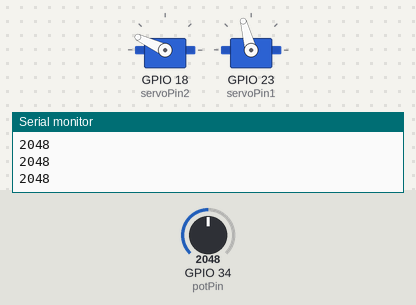
Recording of a sketch running on a simulated ESP32. Parts: 2 × servo, the last lines printed to the serial monitor. The test bench sets the inputs (shaded band); at power-on: GPIO 34 (potPin) = 2048.

Above: at 1.2 s.
1.3 s: GPIO 34 (potPin) set to 2866
At 2.5 s:
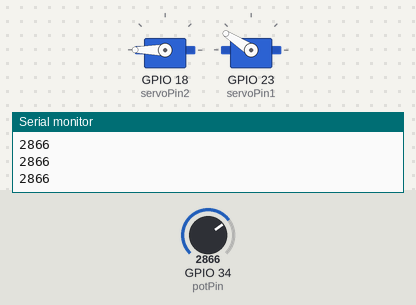
2.8 s: GPIO 34 (potPin) set to 3540
At 3.9 s:
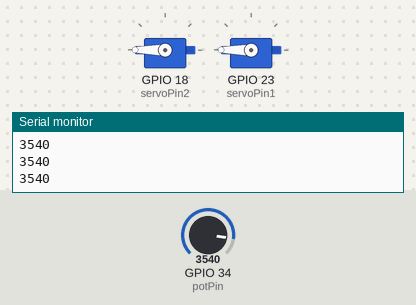
4.3 s: GPIO 34 (potPin) set to 3460
At 5.2 s:
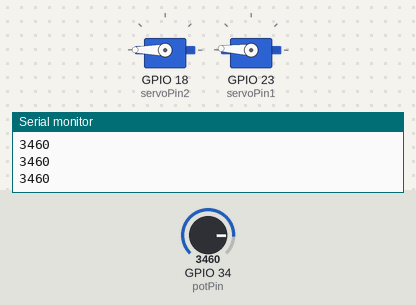
5.8 s: GPIO 34 (potPin) set to 1228
At 6.5 s:
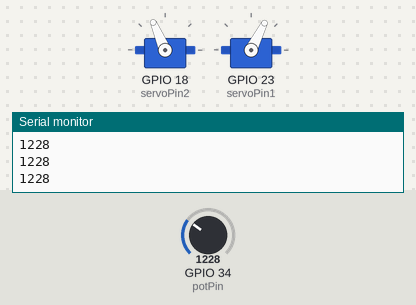
7.3 s: GPIO 34 (potPin) set to 491
At 7.8 s:
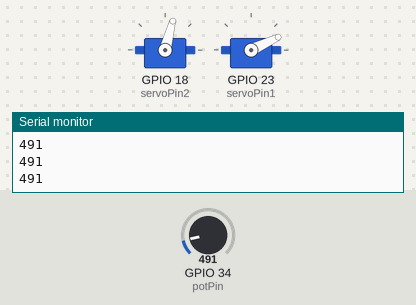
8.8 s: GPIO 34 (potPin) set to 2047
At 9.2 s:
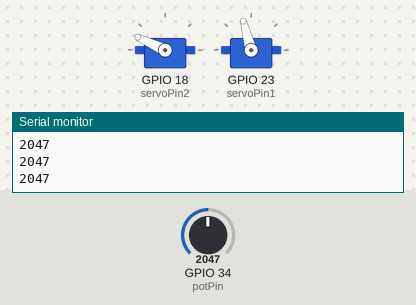
Timing chart, 0 to 11.3 s (numbered marks = the images above; inputs shaded):
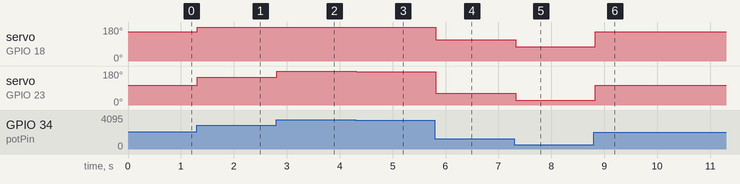

Measured:
- after the input at 1.3 s, servo on GPIO 18 (servoPin2): 155° → 180° at once; servo on GPIO 23 (servoPin1): 105° → 147° at once
- after the input at 2.8 s, servo on GPIO 23 (servoPin1): 147° → 180° at once
- after the input at 4.3 s, servo on GPIO 23 (servoPin1): 180° → 177° at once
- after the input at 5.8 s, servo on GPIO 18 (servoPin2): 180° → 113° at once; servo on GPIO 23 (servoPin1): 177° → 63° at once
- after the input at 7.3 s, servo on GPIO 18 (servoPin2): 113° → 75° at once; servo on GPIO 23 (servoPin1): 63° → 25° at once
- after the input at 8.8 s, servo on GPIO 18 (servoPin2): 75° → 155° at once; servo on GPIO 23 (servoPin1): 25° → 105° at once

The sketch:

ServoAccuracy.ino
```cpp
#include <ESP32Servo.h>

Servo myservo1;  // create servo object to control a servo
Servo myservo2;

// Possible PWM GPIO pins on the ESP32: 0(used by on-board button),2,4,5(used by on-board LED),12-19,21-23,25-27,32-33
int servoPin1 = 23;
int servoPin2 = 18;      // GPIO pin used to connect the servo control (digital out)
// Possible ADC pins on the ESP32: 0,2,4,12-15,32-39; 34-39 are recommended for analog input
int potPin = 34;        // GPIO pin used to connect the potentiometer (analog in)
int ADC_Max = 3500;     // This is the default ADC max value on the ESP32 (12 bit ADC width);
                        // this width can be set (in low-level oode) from 9-12 bits, for a
                        // a range of max values of 512-4096

int val;    // variable to read the value from the analog pin
int val2;

void setup()
{
  Serial.begin(115200);
  // Allow allocation of all timers
  ESP32PWM::allocateTimer(0);
  ESP32PWM::allocateTimer(1);
  ESP32PWM::allocateTimer(2);
  ESP32PWM::allocateTimer(3);
  myservo1.setPeriodHertz(50);// Standard 50hz servo
  myservo2.setPeriodHertz(50);
  myservo2.attach(servoPin2, 500, 2400);   // attaches the servo on pin 18 to the servo object
                                         // using SG90 servo min/max of 500us and 2400us
                                         // for MG995 large servo, use 1000us and 2000us,
                                         // which are the defaults, so this line could be
                                         // "myservo.attach(servoPin);"
  myservo1.attach(servoPin1, 500, 2400);
}

void loop() {
  val = analogRead(potPin);            // read the value of the potentiometer (value between 0 and 1023)
  Serial.println(val);
  val = map(val, 0, ADC_Max, 0, 180);     // scale it to use it with the servo (value between 0 and 180)
  val2 = val + 50;
  myservo1.write(val);                  // set the servo position according to the scaled value
  myservo2.write(val2);
  delay(50);                          // wait for the servo to get there
}
```
